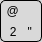
              <widget class="QWidget" name="key_t_2" native="true">
               <property name="minimumSize">
                <size>
                 <width>42</width>
                 <height>42</height>
                </size>
               </property>
               <property name="maximumSize">
                <size>
                 <width>42</width>
                 <height>42</height>
                </size>
               </property>
               <property name="styleSheet">
                <string notr="true">border: 1px solid black;
background-color: #D9D9D9; 
border-radius: 5px;
 color: black; 
</string>
               </property>
               <layout class="QGridLayout" name="gridLayout_23" rowstretch="0,0,0,0" columnstretch="0,0,0">
                <property name="leftMargin">
                 <number>0</number>
                </property>
                <property name="topMargin">
                 <number>0</number>
                </property>
                <property name="rightMargin">
                 <number>0</number>
                </property>
                <property name="bottomMargin">
                 <number>0</number>
                </property>
                <property name="spacing">
                 <number>0</number>
                </property>
                <item row="3" column="2">
                 <widget class="QLabel" name="label_59">
                  <property name="styleSheet">
                   <string notr="true">border: none;  background: transparent</string>
                  </property>
                  <property name="text">
                   <string>  &quot;</string>
                  </property>
                 </widget>
                </item>
                <item row="3" column="0">
                 <widget class="QLabel" name="label_60">
                  <property name="styleSheet">
                   <string notr="true">border: none; background: transparent</string>
                  </property>
                  <property name="text">
                   <string>   2</string>
                  </property>
                 </widget>
                </item>
                <item row="2" column="0">
                 <widget class="QLabel" name="label_61">
                  <property name="styleSheet">
                   <string notr="true">border: none;  background: transparent</string>
                  </property>
                  <property name="text">
                   <string>  @</string>
                  </property>
                 </widget>
                </item>
               </layout>
              </widget>
